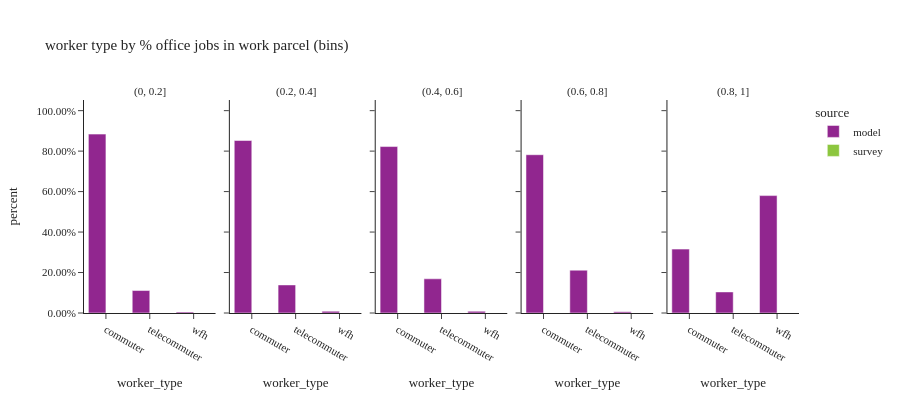

The notebook cell saved with this chart:
### Code cell
df_worker_count = summarize_counts(workers, ['source', '% office jobs (bins)', 'worker_type'])
df_worker_count = df_worker_count.filter(pl.col('% office jobs (bins)') != "no jobs")

fig = px.bar(df_worker_count.sort(['source', '% office jobs (bins)']).to_pandas(), x='worker_type', y="percent",
             facet_col="% office jobs (bins)", color="source", hover_data=['sample count', 'total count'],
             barmode="group",
             title="worker type by % office jobs in work parcel (bins)")
fig.for_each_annotation(lambda a: a.update(text=a.text.split("=")[-1]))
fig.update_layout(height=400, width=900, font=dict(size=11))
fig.for_each_yaxis(lambda a: a.update(tickformat=".2%"))
fig.update_xaxes(categoryorder='array', categoryarray=['commuter', 'telecommuter', 'wfh'])
fig.show()

### Figure 1 — Plotly figure (JSON) as saved in the notebook; plotly's stock layout.template omitted (floating-point values rounded to 4 significant figures)
{"data": [{"alignmentgroup": "True", "customdata": [[5608.0, 5608.0], [128800.0, 128800.0], [1025000.0, 1025000.0]], "hovertemplate": "source=model<br>% office jobs (bins)=(0, 0.2]<br>worker_type=%{x}<br>percent=%{y}<br>sample count=%{customdata[0]}<br>total count=%{customdata[1]}<extra></extra>", "legendgroup": "model", "marker": {"color": "#91268F", "pattern": {"shape": ""}}, "name": "model", "offsetgroup": "model", "orientation": "v", "showlegend": true, "textposition": "auto", "type": "bar", "x": ["wfh", "telecommuter", "commuter"], "xaxis": "x", "y": [0.004838, 0.1111, 0.8841], "yaxis": "y"}, {"alignmentgroup": "True", "customdata": [[208700.0, 208700.0], [33950.0, 33950.0], [2142.0, 2142.0]], "hovertemplate": "source=model<br>% office jobs (bins)=(0.2, 0.4]<br>worker_type=%{x}<br>percent=%{y}<br>sample count=%{customdata[0]}<br>total count=%{customdata[1]}<extra></extra>", "legendgroup": "model", "marker": {"color": "#91268F", "pattern": {"shape": ""}}, "name": "model", "offsetgroup": "model", "orientation": "v", "showlegend": false, "textposition": "auto", "type": "bar", "x": ["commuter", "telecommuter", "wfh"], "xaxis": "x2", "y": [0.8525, 0.1387, 0.008751], "yaxis": "y2"}, {"alignmentgroup": "True", "customdata": [[138500.0, 138500.0], [28440.0, 28440.0], [1440.0, 1440.0]], "hovertemplate": "source=model<br>% office jobs (bins)=(0.4, 0.6]<br>worker_type=%{x}<br>percent=%{y}<br>sample count=%{customdata[0]}<br>total count=%{customdata[1]}<extra></extra>", "legendgroup": "model", "marker": {"color": "#91268F", "pattern": {"shape": ""}}, "name": "model", "offsetgroup": "model", "orientation": "v", "showlegend": false, "textposition": "auto", "type": "bar", "x": ["commuter", "telecommuter", "wfh"], "xaxis": "x3", "y": [0.8226, 0.1689, 0.008553], "yaxis": "y3"}, {"alignmentgroup": "True", "customdata": [[1187.0, 1187.0], [150900.0, 150900.0], [40830.0, 40830.0]], "hovertemplate": "source=model<br>% office jobs (bins)=(0.6, 0.8]<br>worker_type=%{x}<br>percent=%{y}<br>sample count=%{customdata[0]}<br>total count=%{customdata[1]}<extra></extra>", "legendgroup": "model", "marker": {"color": "#91268F", "pattern": {"shape": ""}}, "name": "model", "offsetgroup": "model", "orientation": "v", "showlegend": false, "textposition": "auto", "type": "bar", "x": ["wfh", "commuter", "telecommuter"], "xaxis": "x4", "y": [0.006152, 0.7822, 0.2116], "yaxis": "y4"}, {"alignmentgroup": "True", "customdata": [[48080.0, 48080.0], [145700.0, 145700.0], [267900.0, 267900.0]], "hovertemplate": "source=model<br>% office jobs (bins)=(0.8, 1]<br>worker_type=%{x}<br>percent=%{y}<br>sample count=%{customdata[0]}<br>total count=%{customdata[1]}<extra></extra>", "legendgroup": "model", "marker": {"color": "#91268F", "pattern": {"shape": ""}}, "name": "model", "offsetgroup": "model", "orientation": "v", "showlegend": false, "textposition": "auto", "type": "bar", "x": ["telecommuter", "commuter", "wfh"], "xaxis": "x5", "y": [0.1041, 0.3157, 0.5802], "yaxis": "y5"}, {"alignmentgroup": "True", "customdata": [[104.0, 52300.0]], "hovertemplate": "source=survey<br>% office jobs (bins)=(0, 0.2]<br>worker_type=%{x}<br>percent=%{y}<br>sample count=%{customdata[0]}<br>total count=%{customdata[1]}<extra></extra>", "legendgroup": "survey", "marker": {"color": "#8CC63E", "pattern": {"shape": ""}}, "name": "survey", "offsetgroup": "survey", "orientation": "v", "showlegend": true, "textposition": "auto", "type": "bar", "x": [null], "xaxis": "x", "y": [1.0], "yaxis": "y"}, {"alignmentgroup": "True", "customdata": [[21.0, 3893.0]], "hovertemplate": "source=survey<br>% office jobs (bins)=(0.2, 0.4]<br>worker_type=%{x}<br>percent=%{y}<br>sample count=%{customdata[0]}<br>total count=%{customdata[1]}<extra></extra>", "legendgroup": "survey", "marker": {"color": "#8CC63E", "pattern": {"shape": ""}}, "name": "survey", "offsetgroup": "survey", "orientation": "v", "showlegend": false, "textposition": "auto", "type": "bar", "x": [null], "xaxis": "x2", "y": [1.0], "yaxis": "y2"}, {"alignmentgroup": "True", "customdata": [[9.0, 11360.0]], "hovertemplate": "source=survey<br>% office jobs (bins)=(0.4, 0.6]<br>worker_type=%{x}<br>percent=%{y}<br>sample count=%{customdata[0]}<br>total count=%{customdata[1]}<extra></extra>", "legendgroup": "survey", "marker": {"color": "#8CC63E", "pattern": {"shape": ""}}, "name": "survey", "offsetgroup": "survey", "orientation": "v", "showlegend": false, "textposition": "auto", "type": "bar", "x": [null], "xaxis": "x3", "y": [1.0], "yaxis": "y3"}, {"alignmentgroup": "True", "customdata": [[15.0, 18780.0]], "hovertemplate": "source=survey<br>% office jobs (bins)=(0.6, 0.8]<br>worker_type=%{x}<br>percent=%{y}<br>sample count=%{customdata[0]}<br>total count=%{customdata[1]}<extra></extra>", "legendgroup": "survey", "marker": {"color": "#8CC63E", "pattern": {"shape": ""}}, "name": "survey", "offsetgroup": "survey", "orientation": "v", "showlegend": false, "textposition": "auto", "type": "bar", "x": [null], "xaxis": "x4", "y": [1.0], "yaxis": "y4"}, {"alignmentgroup": "True", "customdata": [[3418.0, 1810000.0]], "hovertemplate": "source=survey<br>% office jobs (bins)=(0.8, 1]<br>worker_type=%{x}<br>percent=%{y}<br>sample count=%{customdata[0]}<br>total count=%{customdata[1]}<extra></extra>", "legendgroup": "survey", "marker": {"color": "#8CC63E", "pattern": {"shape": ""}}, "name": "survey", "offsetgroup": "survey", "orientation": "v", "showlegend": false, "textposition": "auto", "type": "bar", "x": [null], "xaxis": "x5", "y": [1.0], "yaxis": "y5"}], "layout": {"annotations": [{"font": {}, "showarrow": false, "text": "(0, 0.2]", "x": 0.092, "xanchor": "center", "xref": "paper", "y": 1.0, "yanchor": "bottom", "yref": "paper"}, {"font": {}, "showarrow": false, "text": "(0.2, 0.4]", "x": 0.296, "xanchor": "center", "xref": "paper", "y": 1.0, "yanchor": "bottom", "yref": "paper"}, {"font": {}, "showarrow": false, "text": "(0.4, 0.6]", "x": 0.5, "xanchor": "center", "xref": "paper", "y": 1.0, "yanchor": "bottom", "yref": "paper"}, {"font": {}, "showarrow": false, "text": "(0.6, 0.8]", "x": 0.704, "xanchor": "center", "xref": "paper", "y": 1.0, "yanchor": "bottom", "yref": "paper"}, {"font": {}, "showarrow": false, "text": "(0.8, 1]", "x": 0.908, "xanchor": "center", "xref": "paper", "y": 1.0, "yanchor": "bottom", "yref": "paper"}], "barmode": "group", "font": {"size": 11}, "height": 400, "legend": {"title": {"text": "source"}, "tracegroupgap": 0}, "title": {"text": "worker type by % office jobs in work parcel (bins)"}, "width": 900, "xaxis": {"anchor": "y", "categoryarray": ["commuter", "telecommuter", "wfh"], "categoryorder": "array", "domain": [0.0, 0.184], "title": {"text": "worker_type"}}, "xaxis2": {"anchor": "y2", "categoryarray": ["commuter", "telecommuter", "wfh"], "categoryorder": "array", "domain": [0.204, 0.388], "matches": "x", "title": {"text": "worker_type"}}, "xaxis3": {"anchor": "y3", "categoryarray": ["commuter", "telecommuter", "wfh"], "categoryorder": "array", "domain": [0.408, 0.592], "matches": "x", "title": {"text": "worker_type"}}, "xaxis4": {"anchor": "y4", "categoryarray": ["commuter", "telecommuter", "wfh"], "categoryorder": "array", "domain": [0.612, 0.796], "matches": "x", "title": {"text": "worker_type"}}, "xaxis5": {"anchor": "y5", "categoryarray": ["commuter", "telecommuter", "wfh"], "categoryorder": "array", "domain": [0.816, 1.0], "matches": "x", "title": {"text": "worker_type"}}, "yaxis": {"anchor": "x", "domain": [0.0, 1.0], "tickformat": ".2%", "title": {"text": "percent"}}, "yaxis2": {"anchor": "x2", "domain": [0.0, 1.0], "matches": "y", "showticklabels": false, "tickformat": ".2%"}, "yaxis3": {"anchor": "x3", "domain": [0.0, 1.0], "matches": "y", "showticklabels": false, "tickformat": ".2%"}, "yaxis4": {"anchor": "x4", "domain": [0.0, 1.0], "matches": "y", "showticklabels": false, "tickformat": ".2%"}, "yaxis5": {"anchor": "x5", "domain": [0.0, 1.0], "matches": "y", "showticklabels": false, "tickformat": ".2%"}}}
